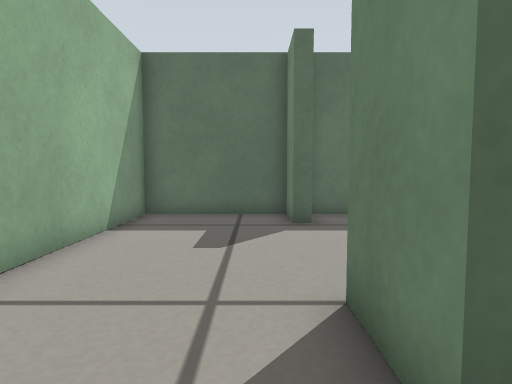
view 1 (above)

14 first-person views from a walk through a world built for the Gazebo simulator. The camera is 0.29 m above the floor, tilts 4° down and sees 75° across. The floor is counted in squares, 0.2 m on a side. Each view is taken from the middle of a square. On the plan, view 1 faces up. The plan holds only what a view shows up to about 15 squares ahead; the rest is blank.

view 2
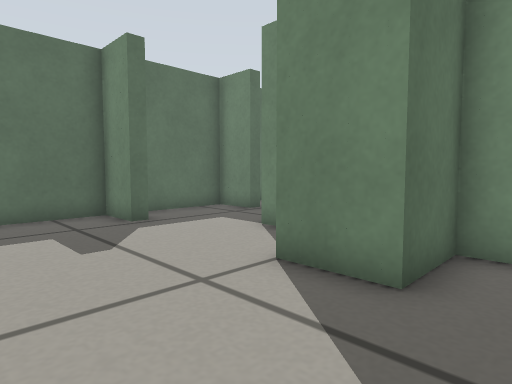

view 3
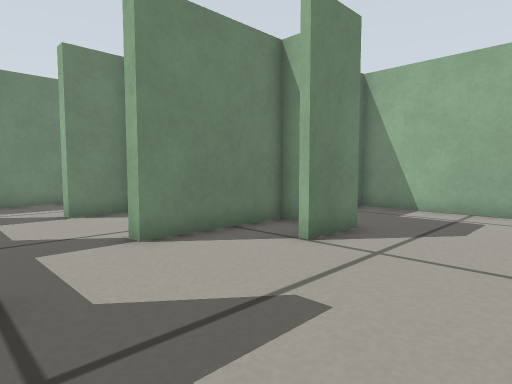

view 4
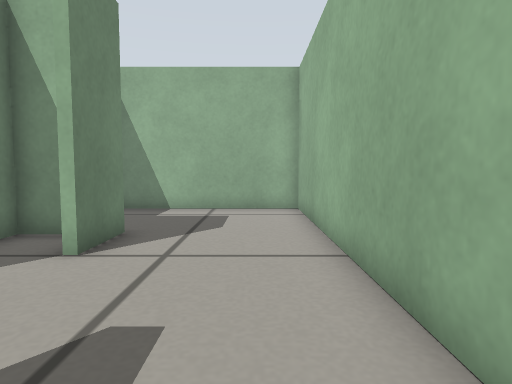

view 5
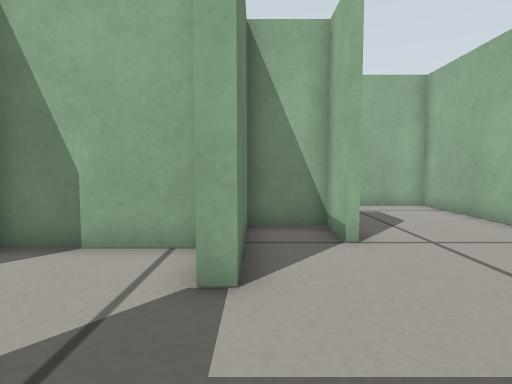

view 6
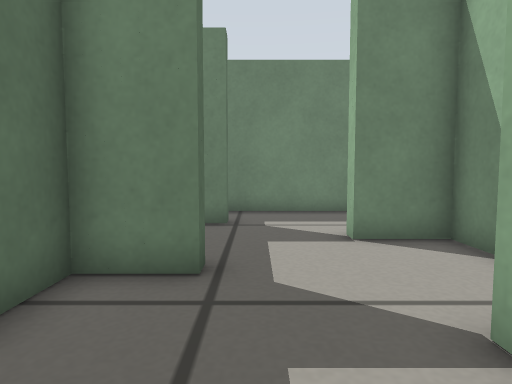

view 7
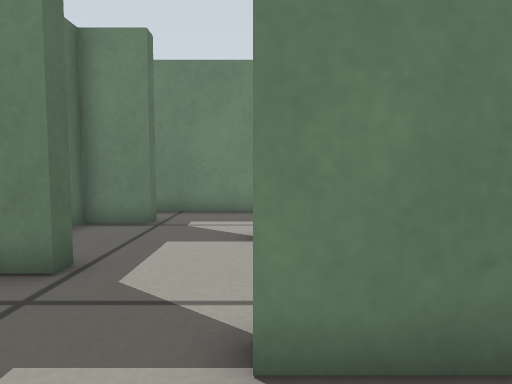

view 8
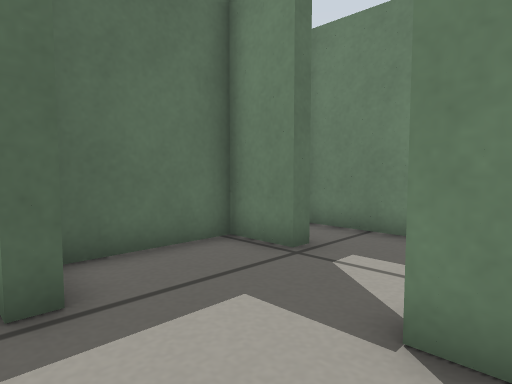

view 9
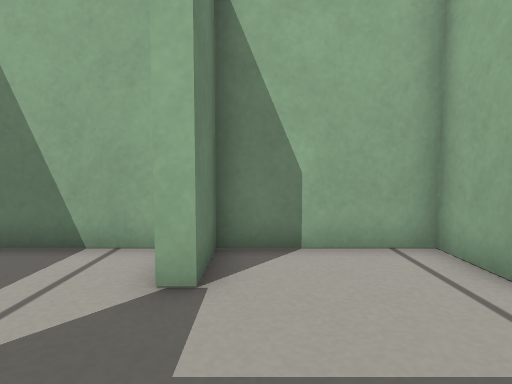

view 10
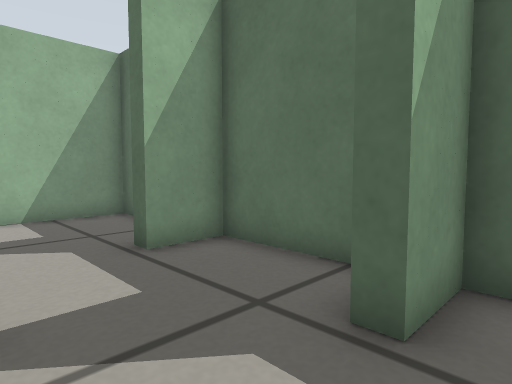

view 11
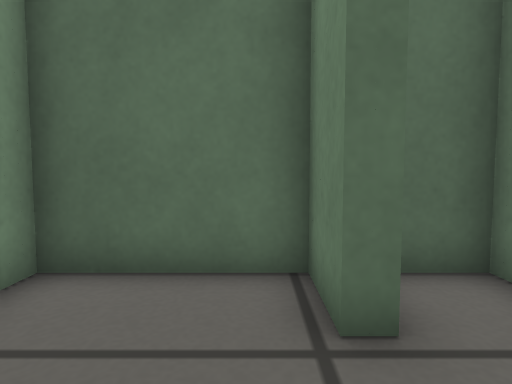

view 12
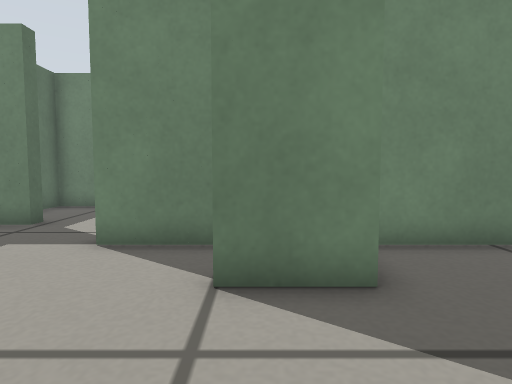

view 13
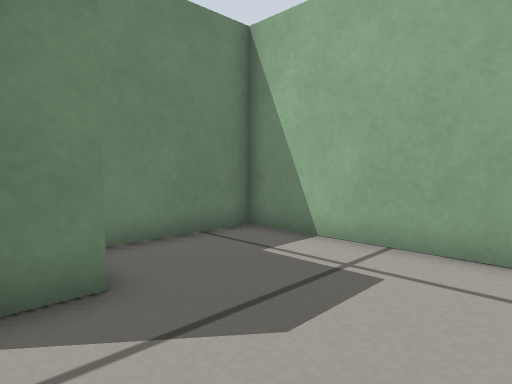

view 14
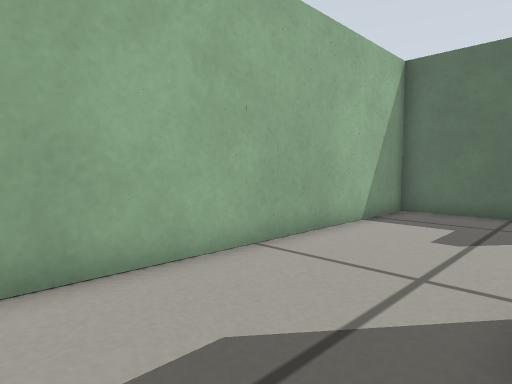

### Floor plan
Ten units are one square. View 1 is at (0, 0); x grows to the right and y downward. Boxes are objects, and circles mark ways between rooms. Rooms are numbered by the first view taken in them; rooms with no view inside come last. Other rooms are left out.
<svg viewBox="-40 -110 167 145">
<path fill="none" stroke="#000" d="M-35 -35 -35 30 32 30 32 -15 10 -15 10 -36M15 -88 10 -88 10 -105 -35 -105 -35 -35M45 -105 15 -105 15 -88M12 -36 12 -18 32 -18 32 -60 37 -60M37 -60 37 -40 65 -40M60 -88 55 -88 55 -105 45 -105M85 -105 60 -105 60 -88M65 -40 77 -40 77 -60 82 -60M102 -88 97 -88 97 -105 85 -105M88 -40 106 -40M122 -49 122 -105 110 -105M106 -40 118 -40"/>
<circle cx="-15" cy="-25" r="3" fill="#2a7"/>
<circle cx="10" cy="-60" r="3" fill="#2a7"/>
<circle cx="35" cy="-85" r="3" fill="#2a7"/>
<circle cx="60" cy="-65" r="3" fill="#2a7"/>
<circle cx="80" cy="-85" r="3" fill="#2a7"/>
<circle cx="100" cy="-65" r="3" fill="#2a7"/>
<text x="-10" y="0">1</text>
<text x="-10" y="-70">2</text>
<text x="30" y="-80">3</text>
<text x="50" y="-70">4</text>
<text x="70" y="-80">5</text>
<text x="90" y="-70">6</text>
<text x="110" y="-80">7</text>
</svg>
Room 1 opens to room 2. Room 2 opens to room 3. Room 3 opens to room 4. Room 4 opens to room 5. Room 5 opens to room 6. Room 6 opens to room 7.

Where each view was taken, in squares from view 1:
view 1: 0 up, 0 right, facing up
view 2: 0 up, 3 left, facing up-right
view 3: 9 up, 3 left, facing down-right
view 4: 9 up, 2 left, facing down
view 5: 10 up, 3 right, facing down
view 6: 8 up, 1 right, facing right
view 7: 6 up, 1 right, facing right
view 8: 5 up, 5 right, facing up-right
view 9: 10 up, 7 right, facing down
view 10: 6 up, 7 right, facing up-left
view 11: 6 up, 9 right, facing up
view 12: 3 up, 3 left, facing right
view 13: 3 up, 3 left, facing down-right
view 14: 1 down, 1 right, facing up-left
